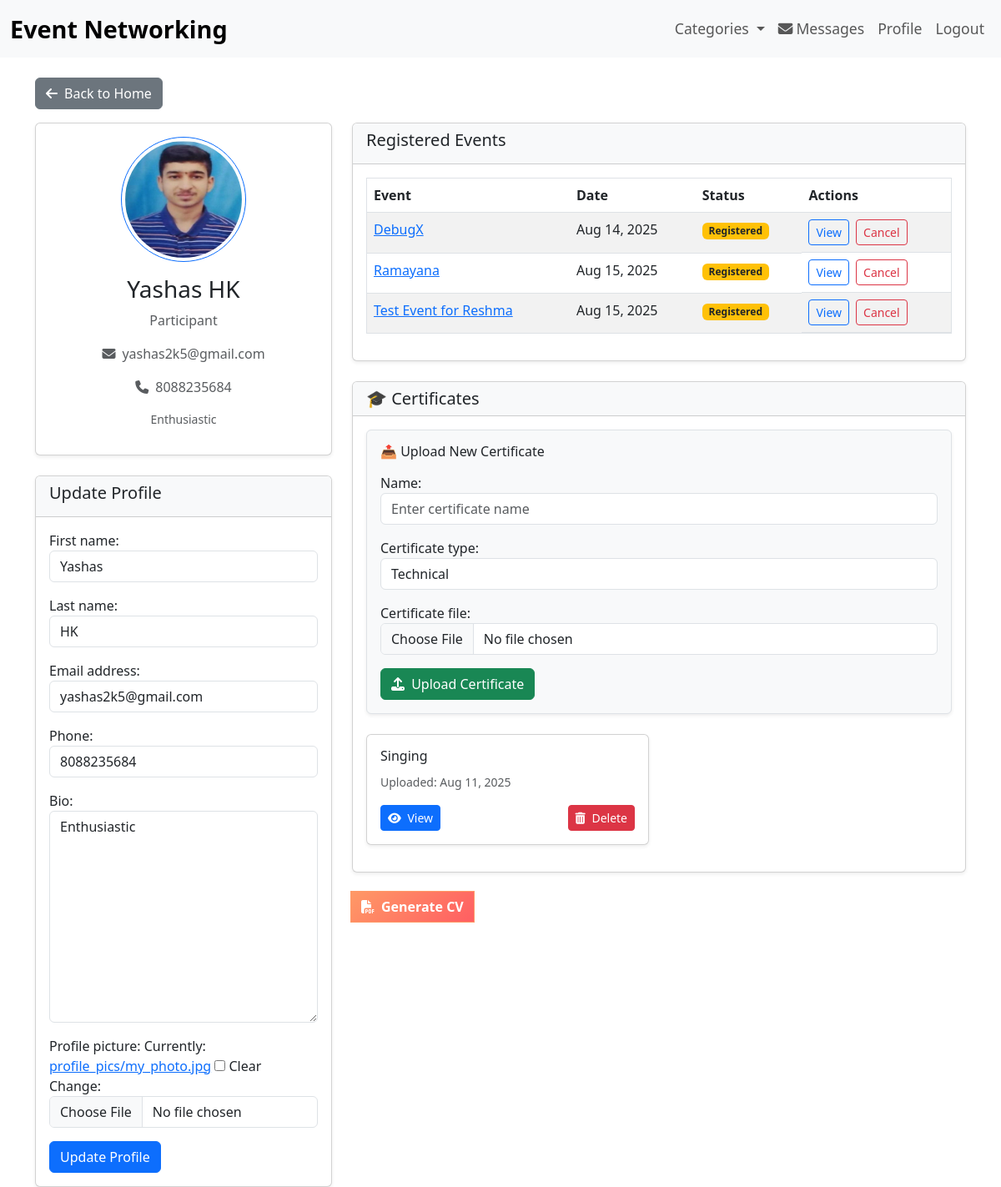
The app's page /profile/ (signed in) with its own data.
### events/models.py (models this page shows, shortened)
class User(AbstractUser):
    USER_TYPES = (
        ('organizer', 'Organizer'),
        ('participant', 'Participant'),
    )
    user_type = models.CharField(max_length=20, choices=USER_TYPES)
    phone = models.CharField(max_length=15, blank=True, null=True)
    bio = models.TextField(max_length=500, blank=True, null=True)
    profile_picture = models.ImageField(upload_to='profile_pics/', blank=True)
    areas_of_interest = models.ManyToManyField('Category', blank=True)

class Registration(models.Model):
    user = models.ForeignKey(User, on_delete=models.CASCADE, default=1)
    name = models.CharField(max_length=100)
    email = models.EmailField()
    event = models.ForeignKey(Event, on_delete=models.CASCADE, related_name='registrations_real')
    registered_at = models.DateTimeField(auto_now_add=True)
    attended = models.BooleanField(default=False)

class Event(models.Model):
    title = models.CharField(max_length=200)
    description = models.TextField()
    organizer = models.ForeignKey(User, on_delete=models.CASCADE, related_name='organized_events')
    category = models.ForeignKey(Category, on_delete=models.CASCADE)
    date = models.DateTimeField()
    location = models.CharField(max_length=200)
    max_participants = models.IntegerField()
    registration_link = models.URLField(help_text="Google Form registration link")
    created_at = models.DateTimeField(auto_now_add=True)
    updated_at = models.DateTimeField(auto_now=True)
    start_time = models.DateTimeField()
    duration = models.IntegerField(default=60)
    image = models.ImageField(upload_to='event_posters/', blank=True, null=True)

class Certificate(models.Model):
    CERTIFICATE_TYPES = (
        ('technical', 'Technical'),
        ('non_technical', 'Non-Technical'),
    )
    participant = models.ForeignKey(User, on_delete=models.CASCADE, related_name='certificates')
    event = models.ForeignKey(Event, on_delete=models.CASCADE, null=True, blank=True, related_name='certificates_of_event')
    name = models.CharField(max_length=255)
    certificate_file = models.FileField(upload_to='certificates/')
    uploaded_at = models.DateTimeField(auto_now_add=True)
    certificate_type = models.CharField(max_length=20, choices=CERTIFICATE_TYPES, default='technical')

### events/views.py (the view)
# urls.py: path('profile/', views.profile_view, name='profile'),
@login_required
def profile_view(request, user_id=None):
    if user_id:
        profile_user = get_object_or_404(User, id=user_id)
    else:
        profile_user = request.user
    context = {
        'profile_user': profile_user,
    }
    if profile_user == request.user:
        context['profile_form'] = UserProfileForm(instance=profile_user)
        if profile_user.user_type != 'organizer':
             context['certificate_form'] = CertificateUploadForm(user=profile_user)
    if profile_user.user_type == 'organizer':
        organized_events = Event.objects.filter(organizer=profile_user).order_by('-created_at')
        context['organized_events'] = organized_events
    else:
        registrations = Registration.objects.filter(user=profile_user).order_by('-registered_at')
        certificates = Certificate.objects.filter(participant=profile_user).order_by('-uploaded_at')
        context['registrations'] = registrations
        context['certificates'] = certificates
    return render(request, 'events/profile.html', context)

### events/forms.py
class UserProfileForm(forms.ModelForm):
    class Meta:
        model = User
        fields = ('first_name', 'last_name', 'email', 'phone', 'bio', 'profile_picture')

class CertificateUploadForm(forms.ModelForm):
    class Meta:
        model = Certificate
        fields = ['name', 'certificate_file', 'certificate_type']
    def __init__(self, *args, **kwargs):
        user = kwargs.pop('user', None)
        super().__init__(*args, **kwargs)
        self.fields['name'].widget.attrs.update({
            'placeholder': 'Enter certificate name',
            'class': 'form-control'
        })
        self.fields['certificate_file'].widget.attrs.update({
            'class': 'form-control'
        })
        self.fields['certificate_type'].widget.attrs.update({
            'class': 'form-control'
        })

### event_networking/context_processors.py (called while the page is built)
def unread_message_count(request):
    if request.user.is_authenticated:
        count = Message.objects.filter(receiver=request.user, is_read=False).count()
        return {'unread_message_count': count}
    return {'unread_message_count': 0}

### templates/events/profile.html (shortened to what this page needs)
{% extends 'base.html' %}
{% load widget_tweaks %}
{% block content %}
<div class="mb-3">
    <a href="{% url 'home' %}" class="btn btn-secondary">
        <i class="fas fa-arrow-left me-2"></i>Back to Home
    </a>
</div>
<div class="row">
    <div class="col-md-4">
        <div class="card shadow-sm mb-4">
            <div class="card-body text-center">
                {% if profile_user.profile_picture %}
                    <img src="{{ profile_user.profile_picture.url }}" class="rounded-circle mb-3 border border-primary p-1" width="150" height="150" alt="Profile Picture">
                {% else %}
                    <i class="fas fa-user-circle fa-9x text-muted mb-3"></i>
                {% endif %}
                <h3>{{ profile_user.get_full_name|default:profile_user.username }}</h3>
                <p class="text-muted">{{ profile_user.get_user_type_display }}</p>
                {% if profile_user.email %}
                    <p class="text-muted"><i class="fas fa-envelope me-2"></i>{{ profile_user.email }}</p>
                {% endif %}
                {% if profile_user.phone %}
                    <p class="text-muted"><i class="fas fa-phone me-2"></i>{{ profile_user.phone }}</p>
                {% endif %}
                {% if profile_user.bio %}
                <p class="text-muted small">{{ profile_user.bio }}</p>
                {% endif %}
            </div>
        </div>
        {% if user == profile_user %}
        <div class="card shadow-sm mt-3">
            <div class="card-header bg-light">
                <h5>Update Profile</h5>
            </div>
            <div class="card-body">
                <form method="post" action="{% url 'update_profile' %}" enctype="multipart/form-data">
                    {% for field in profile_form %}
                    <div class="mb-3">
                        {{ field.label_tag }}
                        {{ field|add_class:"form-control" }}
                    </div>
                    {% endfor %}
                    <button type="submit" class="btn btn-primary">Update Profile</button>
                </form>
            </div>
        </div>
        {% endif %}
    </div>
    <div class="col-md-8">
        {% if profile_user.user_type == 'organizer' %}
        <div class="card shadow-sm mb-4">
            <div class="card-header bg-light">
                <h5>Organized Events</h5>
            </div>
            <div class="card-body">
                {% if organized_events %}
                <div class="table-responsive">
                    <table class="table table-hover table-striped border">
                        <thead>
                            <tr>
                                <th>Event</th>
                                <th>Date</th>
                                <th>Status</th>
                                <th>Actions</th>
                            </tr>
                        </thead>
                        <tbody>
                            {% for event in organized_events %}
                            <tr>
                                <td>
                                    <a href="{% url 'event_detail' event.pk %}">
                                        {{ event.title }}
                                    </a>
                                </td>
                                <td>{{ event.date|date:"M d, Y" }}</td>
                                <td>{{ event.get_status_display }}</td>
                                <td class="d-flex gap-2">
                                    <a href="{% url 'event_detail' event.pk %}" class="btn btn-sm btn-outline-primary">
                                        View
                                    </a>
                                    {% if user == profile_user %}
                                    <a href="{% url 'event_update' event.pk %}" class="btn btn-sm btn-outline-secondary">
                                        Edit
                                    </a>
                                    {% endif %}
                                </td>
                            </tr>
                            {% endfor %}
                        </tbody>
                    </table>
                </div>
                {% else %}
                <div class="text-center p-5 border rounded shadow-sm">
                    <p class="text-muted mb-0">This organizer has no events.</p>
                </div>
                {% endif %}
            </div>
        </div>
        {% else %}
        <div class="card shadow-sm mb-4">
            <div class="card-header bg-light">
                <h5>Registered Events</h5>
            </div>
            <div class="card-body">
                {% if registrations %}
                <div class="table-responsive">
                    <table class="table table-hover table-striped border">
                        <thead>
                            <tr>
                                <th>Event</th>
                                <th>Date</th>
                                <th>Status</th>
                                {% if user == profile_user %}
                                <th>Actions</th>
                                {% endif %}
                            </tr>
                        </thead>
                        <tbody>
                            {% for registration in registrations %}
                            <tr>
                                <td>
                                    <a href="{% url 'event_detail' registration.event.pk %}">
                                        {{ registration.event.title }}
                                    </a>
                                </td>
                                <td>{{ registration.event.date|date:"M d, Y" }}</td>
                                <td>
                                    {% if registration.attended %}
                                        <span class="badge bg-success">Attended</span>
                                    {% else %}
                                        <span class="badge bg-warning text-dark">Registered</span>
                                    {% endif %}
                                </td>
                                {% if user == profile_user %}
                                <td class="d-flex gap-2">
                                    <a href="{% url 'event_detail' registration.event.pk %}" class="btn btn-sm btn-outline-primary">
                                        View
                                    </a>
                                    <form method="post" action="{% url 'cancel_registration' registration.event.id %}" id="cancelForm{{ registration.id }}">
                                        <button type="button" class="btn btn-sm btn-outline-danger" data-bs-toggle="modal" data-bs-target="#confirmModal"
                                                data-bs-message="Are you sure you want to cancel your registration for {{ registration.event.title }}?"
                                                data-bs-form-id="cancelForm{{ registration.id }}">Cancel</button>
                                    </form>
                                </td>
                                {% endif %}
                            </tr>
                            {% endfor %}
                        </tbody>
                    </table>
                </div>
                {% else %}
                <div class="text-center p-5 border rounded shadow-sm">
                    <p class="text-muted mb-0">This user has not registered for any events.</p>
                </div>
                {% endif %}
            </div>
        </div>
        <div class="card shadow-sm mt-4">
            <div class="card-header bg-light">
                <h5 class="mb-0">🎓 Certificates</h5>
            </div>
            <div class="card-body">
                {% if user == profile_user %}
                <form method="post" action="{% url 'upload_certificate' %}" enctype="multipart/form-data" class="mb-4 p-3 border rounded bg-light shadow-sm">
                    <h6 class="mb-3">📤 Upload New Certificate</h6>
                    <div class="mb-3">
                        {{ certificate_form.name.label_tag }}
                        {{ certificate_form.name|add_class:"form-control" }}
                    </div>
                    <div class="mb-3">
                        {{ certificate_form.certificate_type.label_tag }}
                        {{ certificate_form.certificate_type|add_class:"form-control" }}
                    </div>
                    <div class="mb-3">
                        {{ certificate_form.certificate_file.label_tag }}
                        {{ certificate_form.certificate_file|add_class:"form-control" }}
                    </div>
                    <button type="submit" class="btn btn-success">
                        <i class="fas fa-upload me-1"></i> Upload Certificate
                    </button>
                </form>
                {% endif %}
                {% if certificates %}
                <div class="row">
                    {% for certificate in certificates %}
                    <div class="col-md-6 mb-3">
                        <div class="card h-100 shadow-sm">
                            <div class="card-body d-flex flex-column">
                                <h6 class="card-title">{{ certificate.name }}</h6>
                                <p class="card-text">
                                    <small class="text-muted">Uploaded: {{ certificate.uploaded_at|date:"M d, Y" }}</small>
                                </p>
                                <div class="mt-auto d-flex justify-content-between">
                                    <a href="{{ certificate.certificate_file.url }}" class="btn btn-sm btn-primary" target="_blank">
                                        <i class="fas fa-eye me-1"></i> View
                                    </a>
                                    {% if user == profile_user %}
                                    <a href="{% url 'delete_certificate' certificate.id %}" class="btn btn-sm btn-danger">
                                        <i class="fas fa-trash-alt me-1"></i> Delete
                                    </a>
                                    {% endif %}
                                </div>
                            </div>
                        </div>
                    </div>
                    {% endfor %}
                </div>
                {% else %}
                <div class="text-center p-5 border rounded shadow-sm">
                    <p class="text-muted mb-0">No certificates uploaded yet.</p>
                </div>
                {% endif %}
            </div>
        </div>
        {% if user == profile_user %}
        <div class="mt-4">
            <a href="{% url 'generate_cv' %}" class="btn btn-custom shadow-sm">
                <i class="fas fa-file-pdf me-2"></i>Generate CV
            </a>
        </div>
        {% endif %}
        {% endif %}
    </div>
</div>
{% endblock %}

### static/css/custom.css (style rules this page uses)
.btn-custom { background: linear-gradient(135deg, #ff9966, #ff5e62); border: none !important; border-top: none !important; border-bottom: none !important; color: white; font-weight: bold; transition: all 0.3s ease; outline: none !important; box-shadow: 0 0 0 1px #ff9966 !important; border-radius: 0 !important; text-decoration: none !important; transform: translateZ(0); margin: -1px; }

### records on screen
User: profile_picture (picture), get_full_name "Yashas HK", user_type "Participant", email "yashas2k5@gmail.com", phone "8088235684", bio "Enthusiastic", profile_form "Yashas" "HK" "yashas2k5@gmail.com" "8088235684" "Enthusiastic"
Registration: event "DebugX", event "Aug 14, 2025", attended "Registered"
Registration: event "Ramayana", event "Aug 15, 2025", attended "Registered"
Registration: event "Test Event for Reshma", event "Aug 15, 2025", attended "Registered"
Certificate: name "Singing", uploaded_at "Aug 11, 2025"

### other values on screen
{{ field.label_tag }} "First name:" "Last name:" "Email address:" "Phone:" "Bio:" "Profile picture:"
{{ certificate_form.name.label_tag }} "Name:"
{{ certificate_form.certificate_type.label_tag }} "Certificate type:"
{{ certificate_form.certificate_file.label_tag }} "Certificate file:"
